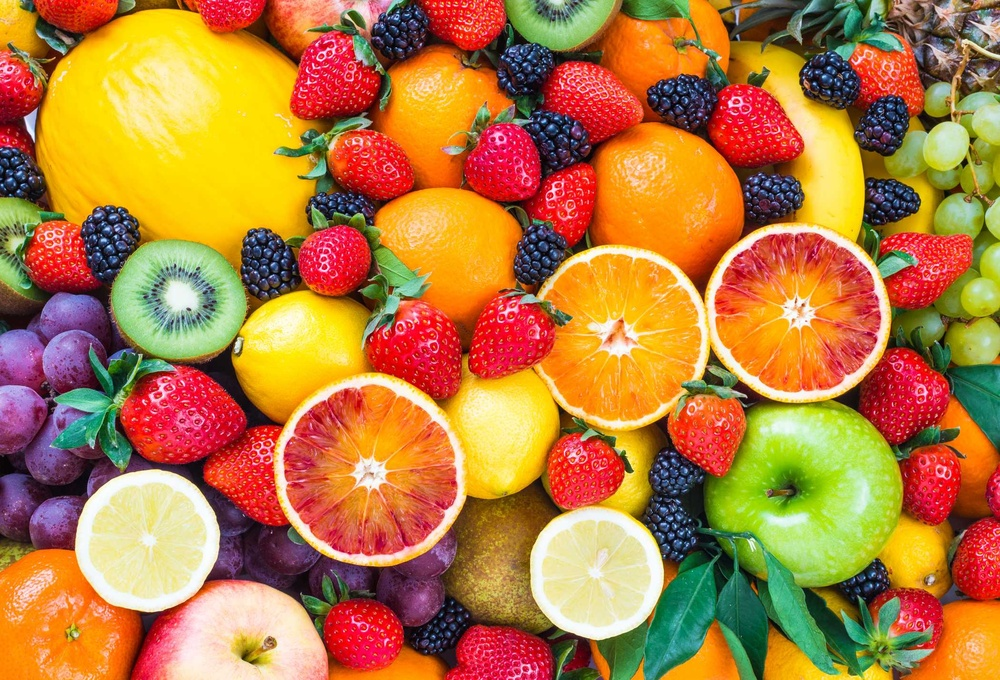
#> input picture Kiemtra/fruit.jpg, 1000 x 680 px, shrunk from 2100 x 1427 before the run
$ jupyter execute cau1kiemtracuoiki.ipynb
#> lines starting #> are read from the running program, lines starting #| are printed output that depends on the picture
[cell 1]
import cv2
import os
import matplotlib.pyplot as plt

filename = 'fruit.jpg'
img = cv2.imread(filename)
#> img is the input picture: shape (680, 1000, 3); mean B, G, R 63, 124.4, 181.7

base_name = os.path.splitext(filename)[0]

# Bilateral Filter
bilateral = cv2.bilateralFilter(img, d=9, sigmaColor=75, sigmaSpace=75)
cv2.imwrite(f'{base_name}_bilateral.jpg', bilateral)

# Canny Edge Detection
edges = cv2.Canny(img, threshold1=100, threshold2=200)
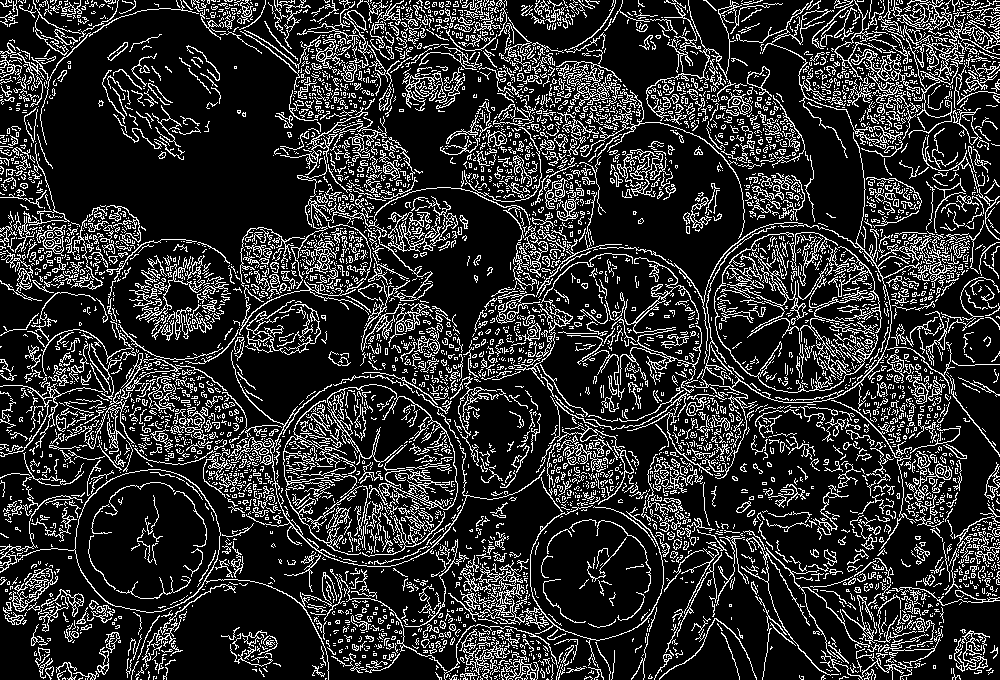
#> edges: shape (680, 1000); 18.3% white in thin lines or dots
cv2.imwrite(f'{base_name}_edges.jpg', edges)

# Swap Blue and Green Channels
brg = img.copy()
brg[:, :, [0, 1]] = brg[:, :, [1, 0]]  # Swap B and G
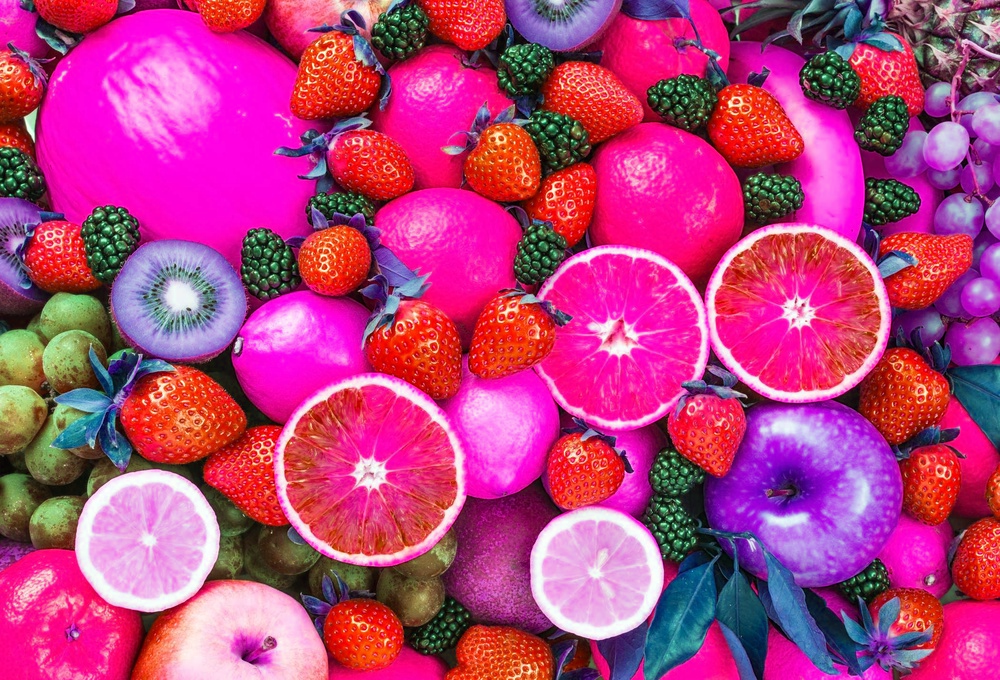
#> brg: shape (680, 1000, 3); mean B, G, R 124.4, 63, 181.7
cv2.imwrite(f'{base_name}_swapped.jpg', brg)

# Convert to YCrCb and split channels
ycrcb = cv2.cvtColor(img, cv2.COLOR_BGR2YCrCb)
#> ycrcb: shape (680, 1000, 3); mean of channels 0, 1, 2 134.5, 161.6, 87.6
Y, Cr, Cb = cv2.split(ycrcb)
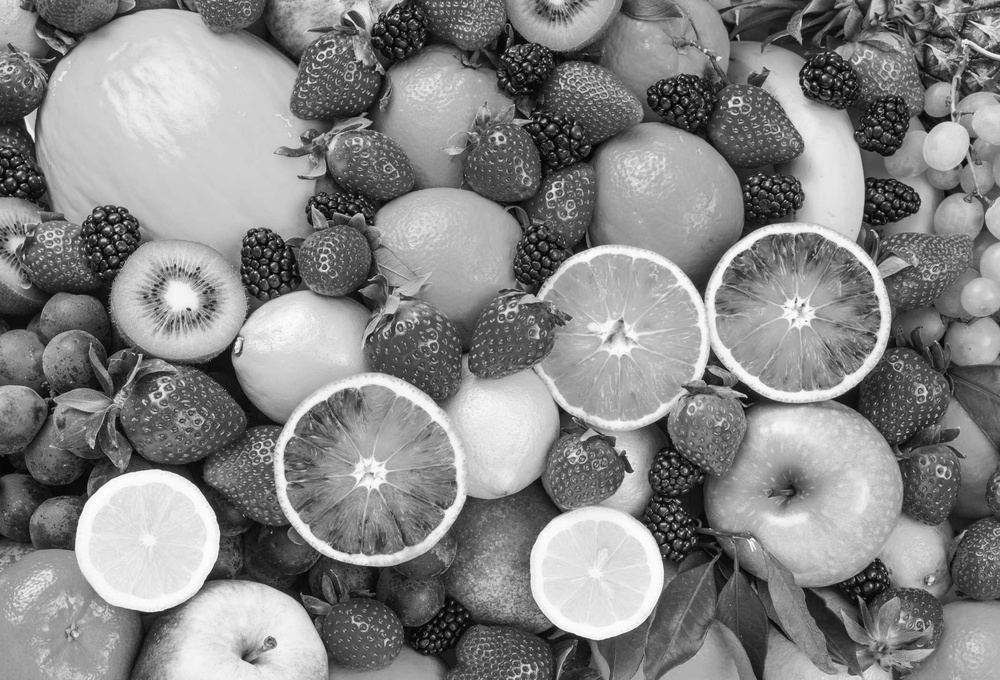
#> Y: shape (680, 1000); min 0, max 254, mean 134.5
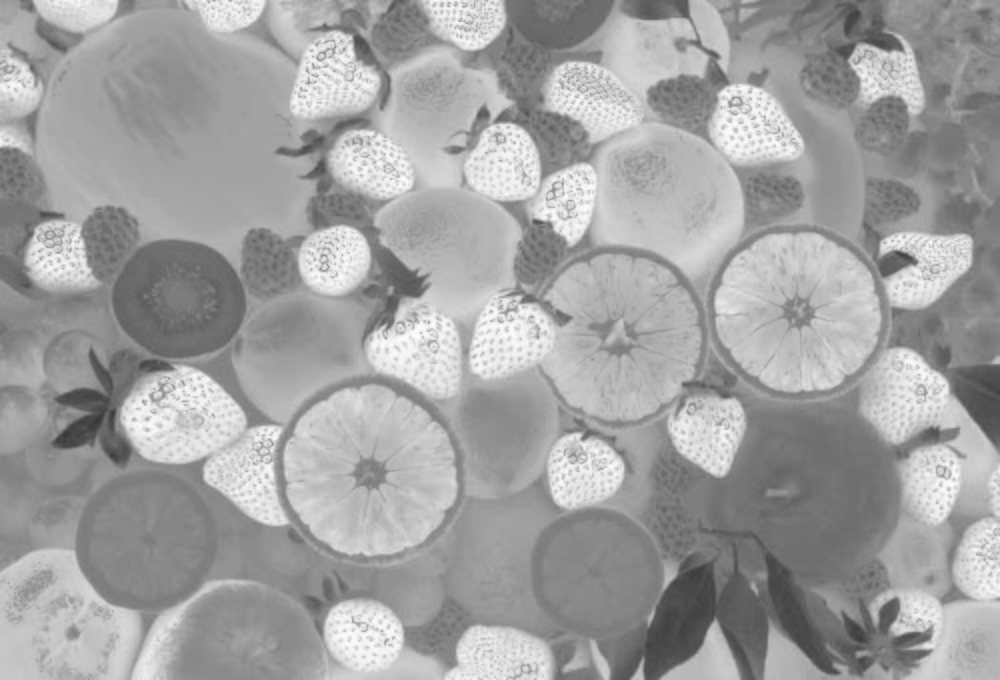
#> Cr: shape (680, 1000); min 55, max 253, mean 161.6
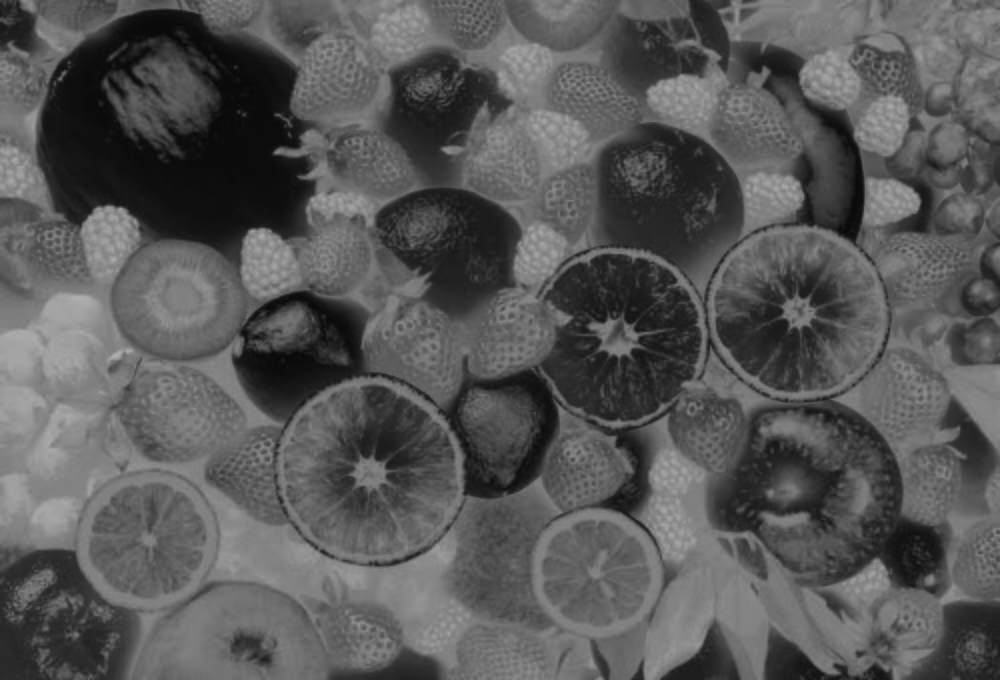
#> Cb: shape (680, 1000); min 7, max 176, mean 87.6

cv2.imwrite(f'{base_name}_Y.jpg', Y)
cv2.imwrite(f'{base_name}_Cr.jpg', Cr)
cv2.imwrite(f'{base_name}_Cb.jpg', Cb)

# Hiển thị 3 ảnh Y, Cr, Cb bằng matplotlib
plt.figure(figsize=(10, 3))

plt.subplot(1, 3, 1)
plt.imshow(Y, cmap='gray')
plt.title('Kênh Y')

plt.subplot(1, 3, 2)
plt.imshow(Cr, cmap='gray')
plt.title('Kênh Cr')

plt.subplot(1, 3, 3)
plt.imshow(Cb, cmap='gray')
plt.title('Kênh Cb')

plt.tight_layout()
plt.show()

$ run again, with Kiemtra/dalat.jpg copied over Kiemtra/fruit.jpg
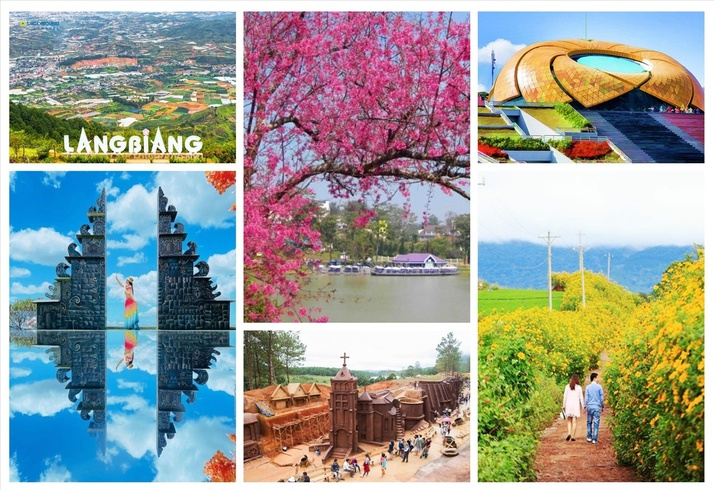
#> input picture Kiemtra/dalat.jpg, 714 x 490 px, shrunk from 1500 x 1029 before the run
#> img is the input picture: shape (490, 714, 3); mean B, G, R 149.9, 155.1, 151.2
#> `edges = cv2.Canny(img, threshold1=100, threshold2=200)`:
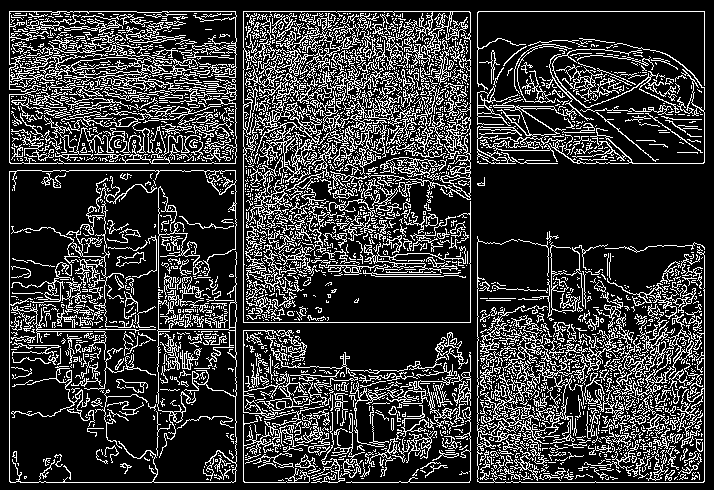
#> edges: shape (490, 714); 21.5% white in thin lines or dots
#> ycrcb: shape (490, 714, 3); mean of channels 0, 1, 2 153.3, 126.5, 126
#> `Y, Cr, Cb = cv2.split(ycrcb)`:
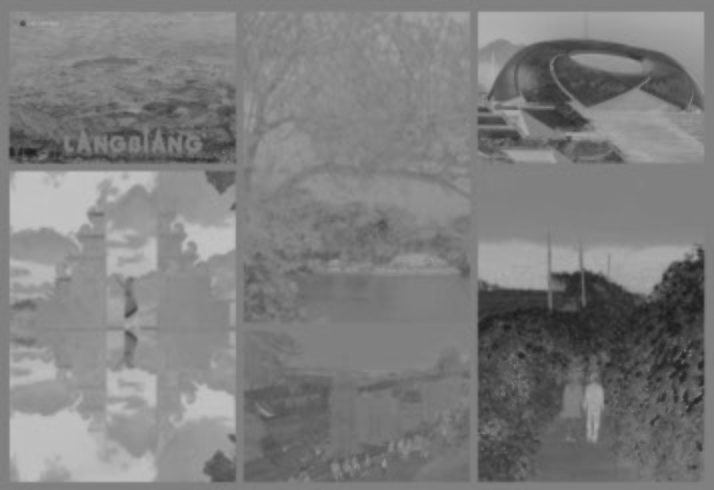
#> Cb: shape (490, 714); min 26, max 197, mean 126

$ run again, with Kiemtra/orange.jpg copied over Kiemtra/fruit.jpg
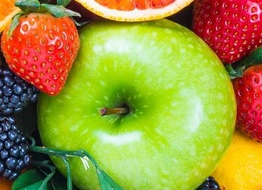
#> input picture Kiemtra/orange.jpg, 262 x 190 px, shrunk from 550 x 400 before the run
#> img is the input picture: shape (190, 262, 3); mean B, G, R 59, 147.2, 156.1
#> `edges = cv2.Canny(img, threshold1=100, threshold2=200)`:
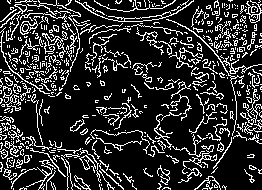
#> edges: shape (190, 262); 18.7% white in thin lines or dots
#> ycrcb: shape (190, 262, 3); mean of channels 0, 1, 2 139.8, 139.6, 82.4
#> `Y, Cr, Cb = cv2.split(ycrcb)`:
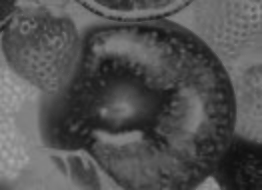
#> Cb: shape (190, 262); min 16, max 169, mean 82.4
